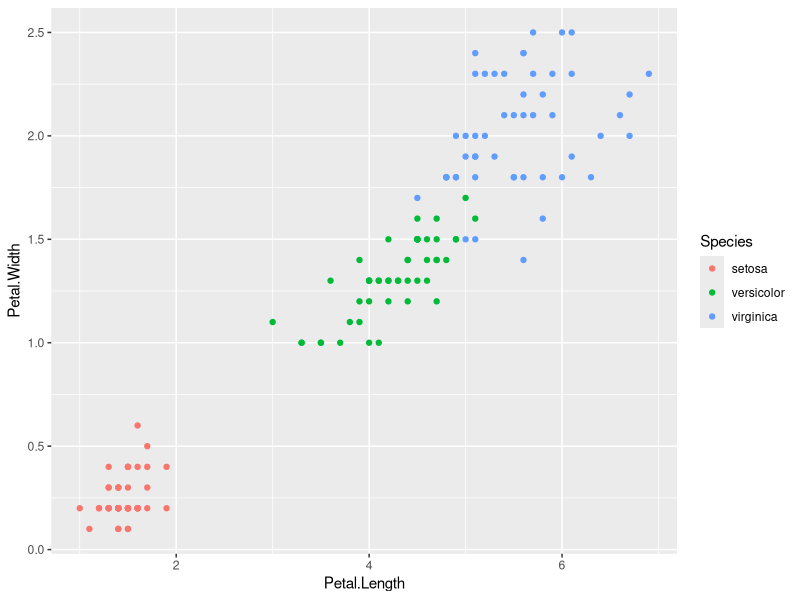
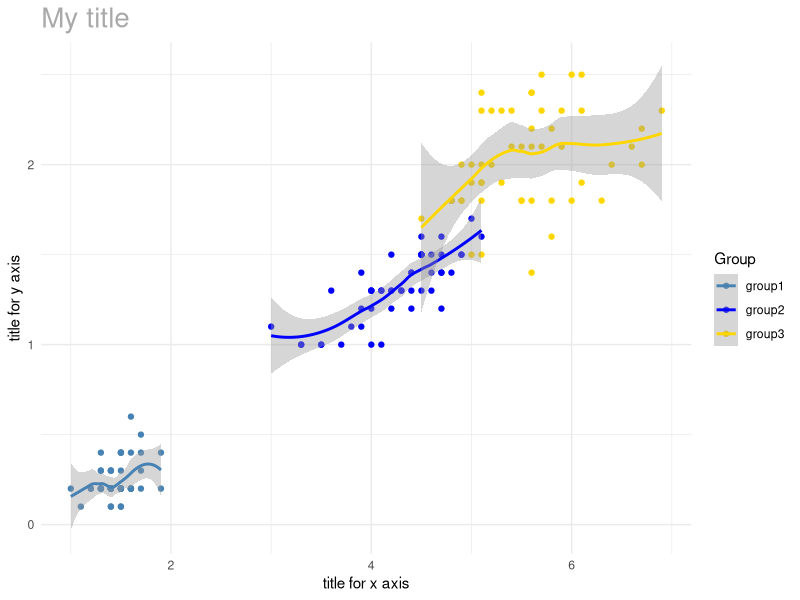

The R script that drew these images, in order:
## ---- chunk 1

knitr::opts_chunk$set(echo = TRUE,
                      message = FALSE,
                      warning = FALSE)

## ---- chunk 2

data("iris")

library(ggplot2)

ggplot(iris, # data I am using
       aes(x = Petal.Length, # x is ...
           y = Petal.Width, # y is ...
           color = Species)) + # color is ...
  geom_point()

## ---- chunk 3

ggplot(iris, # data I am using
       aes(x = Petal.Length, # x is ...
           y = Petal.Width, # y is ...
           color = Species)) + # color is ...
  geom_point() + # how I am graphing it
  geom_smooth() + # last geom goes on top
  labs(title = "My title", 
       x = "title for x axis", 
       y = "title for y axis") + 
  scale_colour_manual(name = "Group",
                      values = c("steelblue", 
                                 "blue",
                                 "gold"), # manual colors 
                      labels = c("group1", 
                                 "group2",
                                 "group3")) +
  theme_minimal() + # theme
  theme(plot.title = element_text(size = 20, # modify theme above
                                  color = "darkgrey"))

